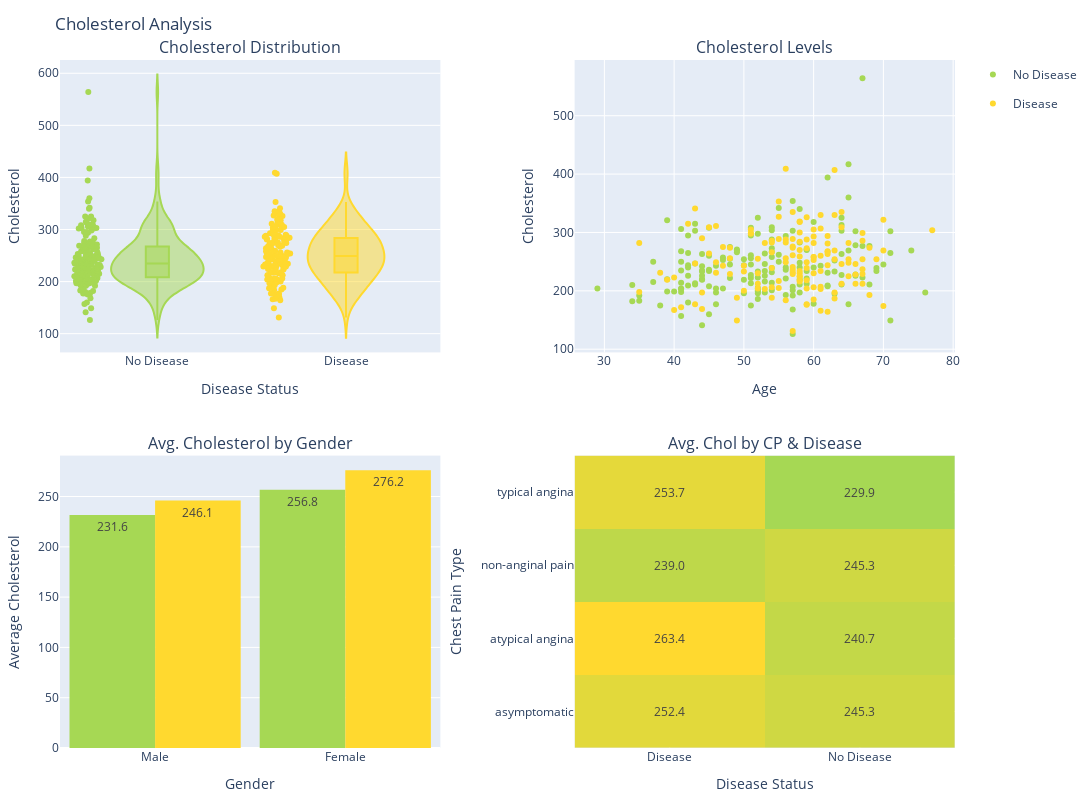

Notebook cell for this chart:
### Markdown cell above
### <span style='color:#b3b3b3'>**Cholesterol**</span>

### Code cell
# 1. Data Prep for Plot 4
chol_avg = df.groupby(['cp_label', 'disease_status'])['chol'].mean().unstack().fillna(0)
colors = ['#a6d854', '#ffd92f',] 

# 2. Figure Setup
fig = make_subplots(rows=2, cols=2, subplot_titles=("Cholesterol Distribution", "Cholesterol Levels",
                    "Avg. Cholesterol by Gender", "Avg. Chol by CP & Disease"),
                    specs=[[{}, {}], [{}, {}]], horizontal_spacing=0.15, vertical_spacing=0.15)

# --- 1. Violin Plot 
for t in px.violin(df, x="disease_status", y="chol", color="disease_status", points='all', box=True, 
                   color_discrete_sequence=colors).data: 
    fig.add_trace(t.update(showlegend=False), row=1, col=1)
fig.update_xaxes(title_text="Disease Status", row=1, col=1)
fig.update_yaxes(title_text="Cholesterol", row=1, col=1)

# --- 2. Box Plot 
for t in px.scatter(df, x="age", y="chol", color="disease_status", color_discrete_sequence=colors).data: 
    fig.add_trace(t, row=1, col=2)
fig.update_xaxes(title_text="Age", row=1, col=2)
fig.update_yaxes(title_text="Cholesterol", row=1, col=2)

# --- 3. Grouped Histogram 
for t in px.histogram(df, x="sex_label", y="chol", color="disease_status", barmode="group", histfunc='avg',
                      color_discrete_sequence=colors, text_auto=True).data: 
    fig.add_trace(t.update(showlegend=False, texttemplate='%{y:.1f}'), row=2, col=1)
fig.update_xaxes(title_text="Gender", row=2, col=1)
fig.update_yaxes(title_text="Average Cholesterol", row=2, col=1)

# --- 4. Heatmap 
# FIX 2: Added showscale=False (which was already there, but ensuring it's kept clean)
fig.add_trace(px.imshow(chol_avg, text_auto=True).update_traces(coloraxis=None, colorscale=[[0, colors[0]], [1, colors[1]]],
                           showscale=False, showlegend=False, texttemplate='%{z:.1f}').data[0], row=2, col=2)
fig.update_xaxes(title_text="Disease Status", row=2, col=2)
fig.update_yaxes(title_text="Chest Pain Type", row=2, col=2)

# --- Final Layout ---
fig.update_layout(height=800, width=1200, bargap=0.1, 
                  margin=dict(l=60, r=10, t=60, b=20),
                  title_text="Cholesterol Analysis")
fig.show()

### Figure 1 — Plotly figure (JSON) as saved in the notebook; plotly's stock layout.template omitted (floating-point values rounded to 4 significant figures; data arrays with more than 128 entries replaced by an {"elided": "..."} marker saying what was removed)
{"data": [{"alignmentgroup": "True", "box": {"visible": true}, "hovertemplate": "disease_status=%{x}<br>chol=%{y}<extra></extra>", "legendgroup": "No Disease", "marker": {"color": "#a6d854"}, "name": "No Disease", "offsetgroup": "No Disease", "orientation": "v", "points": "all", "scalegroup": "True", "showlegend": false, "type": "violin", "x": {"elided": "164 str values"}, "x0": " ", "xaxis": "x", "y": {"elided": "164 float values"}, "y0": " ", "yaxis": "y"}, {"alignmentgroup": "True", "box": {"visible": true}, "hovertemplate": "disease_status=%{x}<br>chol=%{y}<extra></extra>", "legendgroup": "Disease", "marker": {"color": "#ffd92f"}, "name": "Disease", "offsetgroup": "Disease", "orientation": "v", "points": "all", "scalegroup": "True", "showlegend": false, "type": "violin", "x": {"elided": "139 str values"}, "x0": " ", "xaxis": "x", "y": {"elided": "139 float values"}, "y0": " ", "yaxis": "y"}, {"hovertemplate": "disease_status=No Disease<br>age=%{x}<br>chol=%{y}<extra></extra>", "legendgroup": "No Disease", "marker": {"color": "#a6d854", "symbol": "circle"}, "mode": "markers", "name": "No Disease", "orientation": "v", "showlegend": true, "type": "scatter", "x": {"elided": "164 float values"}, "xaxis": "x2", "y": {"elided": "164 float values"}, "yaxis": "y2"}, {"hovertemplate": "disease_status=Disease<br>age=%{x}<br>chol=%{y}<extra></extra>", "legendgroup": "Disease", "marker": {"color": "#ffd92f", "symbol": "circle"}, "mode": "markers", "name": "Disease", "orientation": "v", "showlegend": true, "type": "scatter", "x": {"elided": "139 float values"}, "xaxis": "x2", "y": {"elided": "139 float values"}, "yaxis": "y2"}, {"alignmentgroup": "True", "bingroup": "x", "histfunc": "avg", "hovertemplate": "disease_status=No Disease<br>sex_label=%{x}<br>avg of chol=%{y}<extra></extra>", "legendgroup": "No Disease", "marker": {"color": "#a6d854", "pattern": {"shape": ""}}, "name": "No Disease", "offsetgroup": "No Disease", "orientation": "v", "showlegend": false, "texttemplate": "%{y:.1f}", "type": "histogram", "x": {"elided": "164 str values"}, "xaxis": "x3", "y": {"elided": "164 float values"}, "yaxis": "y3"}, {"alignmentgroup": "True", "bingroup": "x", "histfunc": "avg", "hovertemplate": "disease_status=Disease<br>sex_label=%{x}<br>avg of chol=%{y}<extra></extra>", "legendgroup": "Disease", "marker": {"color": "#ffd92f", "pattern": {"shape": ""}}, "name": "Disease", "offsetgroup": "Disease", "orientation": "v", "showlegend": false, "texttemplate": "%{y:.1f}", "type": "histogram", "x": {"elided": "139 str values"}, "xaxis": "x3", "y": {"elided": "139 float values"}, "yaxis": "y3"}, {"colorscale": [[0, "#a6d854"], [1, "#ffd92f"]], "hovertemplate": "disease_status: %{x}<br>cp_label: %{y}<br>color: %{z}<extra></extra>", "name": "0", "showlegend": false, "showscale": false, "texttemplate": "%{z:.1f}", "type": "heatmap", "x": ["Disease", "No Disease"], "xaxis": "x4", "y": ["asymptomatic", "atypical angina", "non-anginal pain", "typical angina"], "yaxis": "y4", "z": [[252.4, 245.3], [263.4, 240.7], [239.0, 245.3], [253.7, 229.9]]}], "layout": {"annotations": [{"font": {"size": 16}, "showarrow": false, "text": "Cholesterol Distribution", "x": 0.2125, "xanchor": "center", "xref": "paper", "y": 1, "yanchor": "bottom", "yref": "paper"}, {"font": {"size": 16}, "showarrow": false, "text": "Cholesterol Levels", "x": 0.7875, "xanchor": "center", "xref": "paper", "y": 1, "yanchor": "bottom", "yref": "paper"}, {"font": {"size": 16}, "showarrow": false, "text": "Avg. Cholesterol by Gender", "x": 0.2125, "xanchor": "center", "xref": "paper", "y": 0.425, "yanchor": "bottom", "yref": "paper"}, {"font": {"size": 16}, "showarrow": false, "text": "Avg. Chol by CP & Disease", "x": 0.7875, "xanchor": "center", "xref": "paper", "y": 0.425, "yanchor": "bottom", "yref": "paper"}], "bargap": 0.1, "height": 800, "margin": {"b": 20, "l": 60, "r": 10, "t": 60}, "title": {"text": "Cholesterol Analysis"}, "width": 1200, "xaxis": {"anchor": "y", "domain": [0, 0.425], "title": {"text": "Disease Status"}}, "xaxis2": {"anchor": "y2", "domain": [0.575, 1], "title": {"text": "Age"}}, "xaxis3": {"anchor": "y3", "domain": [0, 0.425], "title": {"text": "Gender"}}, "xaxis4": {"anchor": "y4", "domain": [0.575, 1], "title": {"text": "Disease Status"}}, "yaxis": {"anchor": "x", "domain": [0.575, 1], "title": {"text": "Cholesterol"}}, "yaxis2": {"anchor": "x2", "domain": [0.575, 1], "title": {"text": "Cholesterol"}}, "yaxis3": {"anchor": "x3", "domain": [0, 0.425], "title": {"text": "Average Cholesterol"}}, "yaxis4": {"anchor": "x4", "domain": [0, 0.425], "title": {"text": "Chest Pain Type"}}}}
